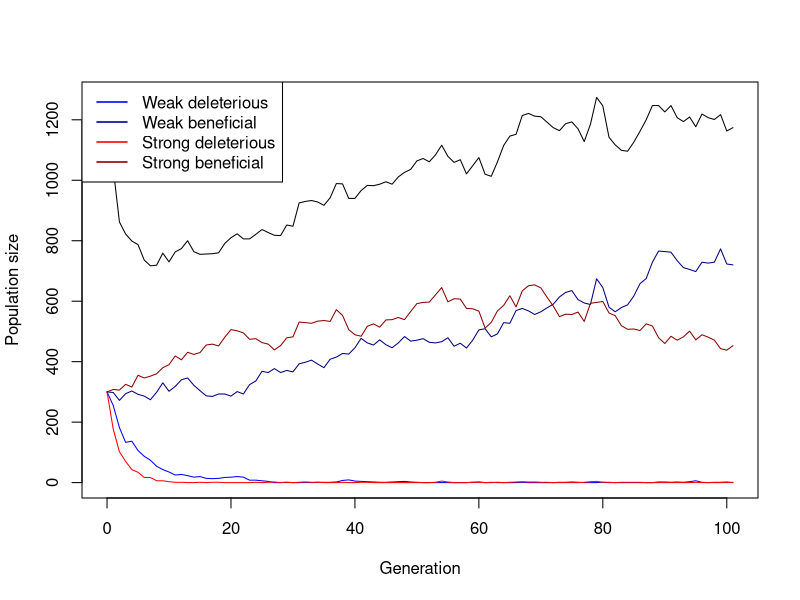
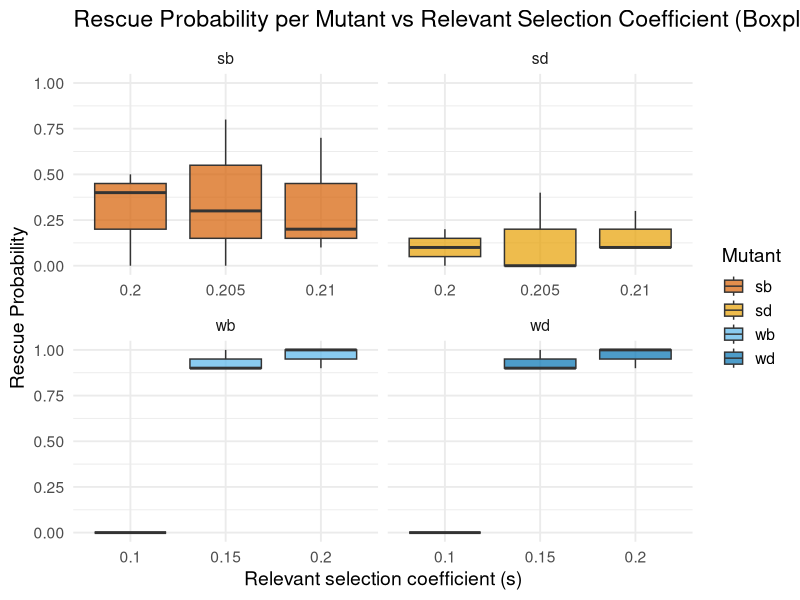
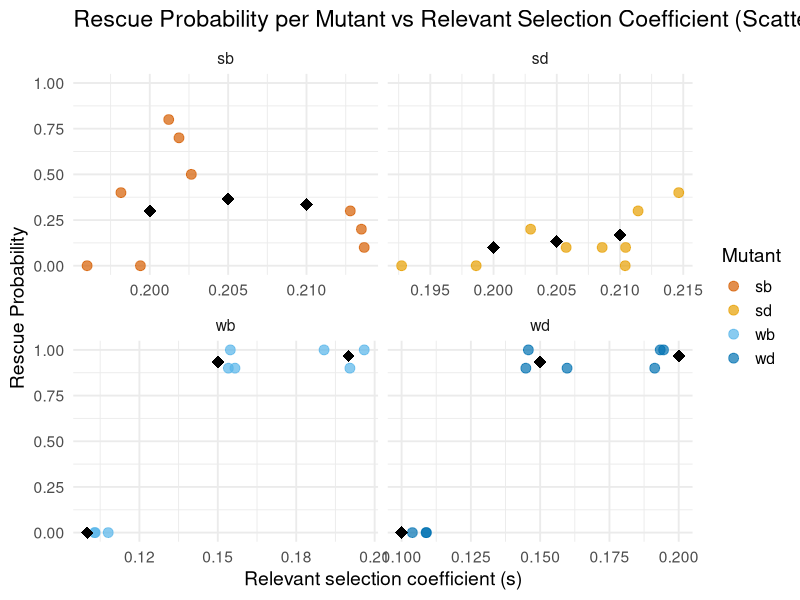
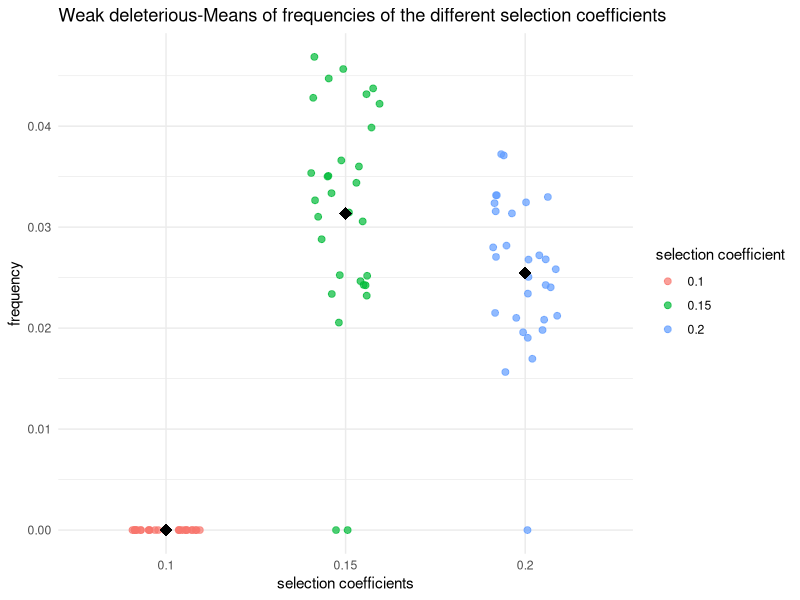
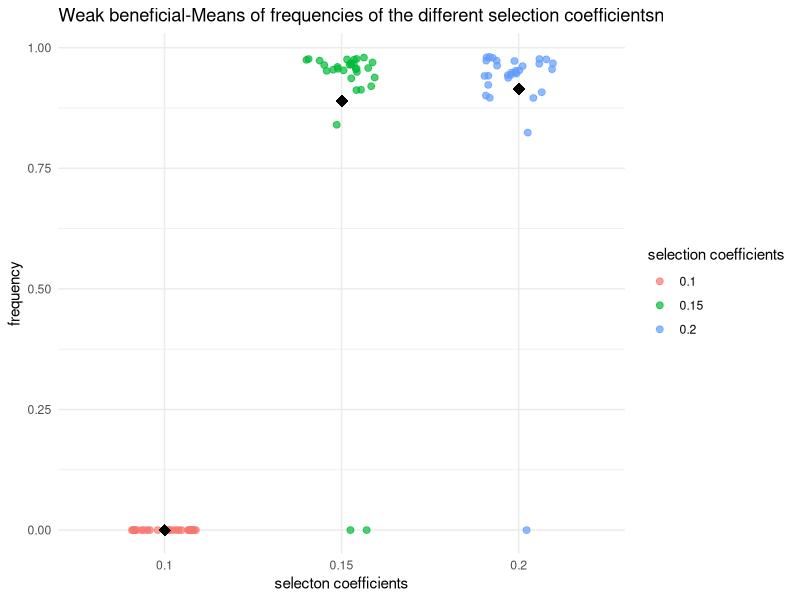
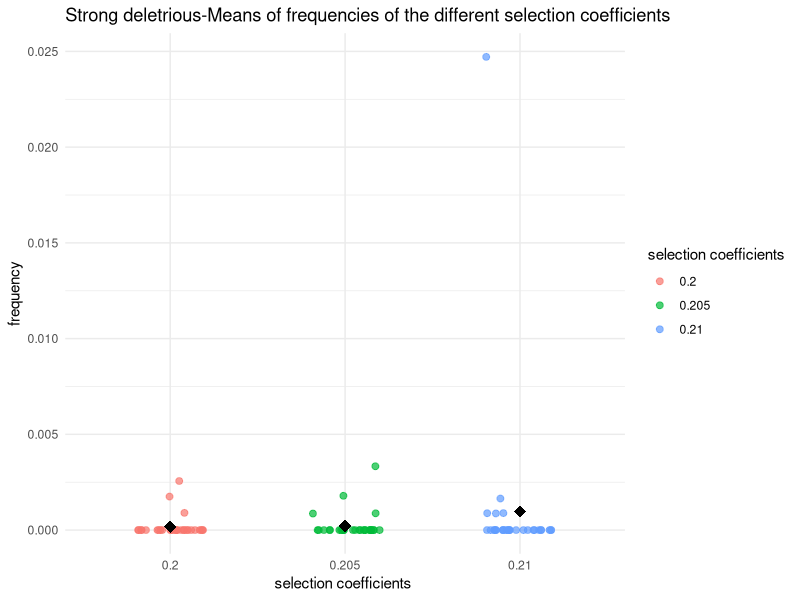
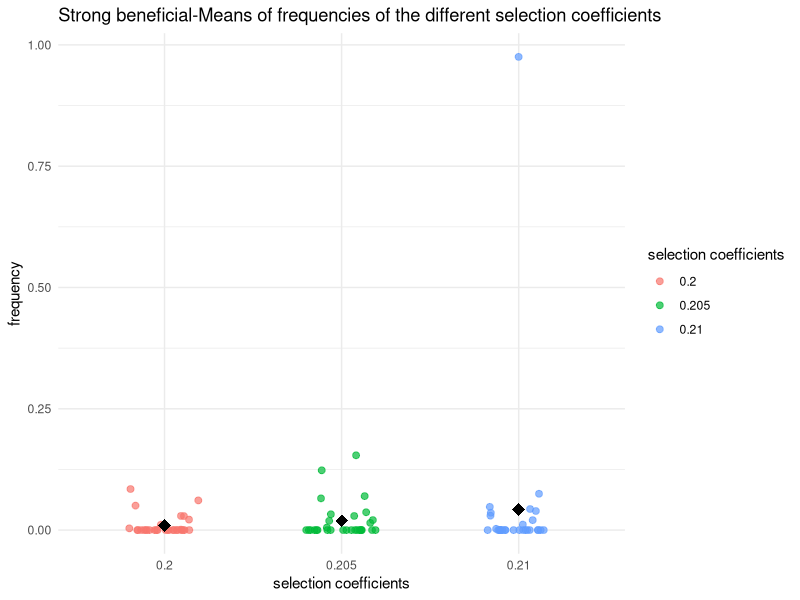

Write R code to recreate these figures, in order.
## ---- chunk 1
# Function for simulating one Generation in the Population
# adding the population sizes, decay rates, seleection coefficients and mutation rates
simulate_one_gen <- function(N_wd, N_wb, N_sd, N_sb, decay_rate_wm, decay_rate_sm, s_wm, s_sm, m_rate_wm, m_rate_sm) {
  
  # draw Offspring according to Poisson Distribution
  # altered so all four different mutations are considered 
  # for deleterious mutations the s is calculated minus (negative effect) and for the beneficial muation the s is added (positive effect)
  
  offsp_wd <- rpois(1, N_wd * (1-decay_rate_wm-s_wm))
  offsp_wb <- rpois(1, N_wb * (1-decay_rate_wm+s_wm))
  offsp_sd <- rpois(1, N_sd * (1-decay_rate_sm-s_sm))
  offsp_sb <- rpois(1, N_sb * (1-decay_rate_sm+s_sm))
  
  # draw changing Mutants according to Poisson Distribution
  # alterations considering the for different mutations 
  
  mut_wd_to_wb <- rpois(1, offsp_wd * m_rate_wm)
  mut_sd_to_sb <- rpois(1, offsp_sd * m_rate_sm)
  mut_wb_to_wd <- rpois(1, offsp_wb * m_rate_wm)
  mut_sb_to_sd <- rpois(1, offsp_sb * m_rate_sm)
  
  # determine new Population Sizes of all four Mutants (2 versions of weak Mutations   and 2   versions of strong Mutations)
  # to account for back mutations as well (beneficial to deleterious), mutations rates for these cases are added (mut_b_to_d)
  
  N_wd_new <- max(offsp_wd - mut_wd_to_wb+ mut_wb_to_wd,0)
  N_wb_new <- max(offsp_wb - mut_wb_to_wd+ mut_wd_to_wb,0)
  N_sd_new <- max(offsp_sd - mut_sd_to_sb+ mut_sb_to_sd,0)
  N_sb_new <- max(offsp_sb - mut_sb_to_sd+ mut_sd_to_sb,0)
  
  # with the return function, the new values for population sizes are stored
  
 return(c(N_wd_new, N_wb_new, N_sd_new, N_sb_new))
}
  # with print we visualize the 4 numbers we get for the population sizes, we simulate the population by setting our parameters to certain values 


print(simulate_one_gen(N_wd=50, N_wb=0, N_sd=50, N_sb=0, decay_rate_wm=0, decay_rate_sm=0, s_wm=0, s_sm=0, m_rate_wm=0, m_rate_sm=0))
## ---- chunk 2
# Simulation runs until the 100th Generation

max_gen=100

#With this function we simulate over generations, we put initial population sizes of the four mutations, with the parameter max_gen we determine that our simulation maximally runs until the 100th geneeration

simulate_pop <- function(init_wd, init_wb,  init_sd, init_sb, decay_rate_wm, decay_rate_sm, s_wm, s_sm, m_rate_wm, m_rate_sm, max_gen) {
  
  # Create the Vector in which to save the Results
  
  pop_vector <- c(init_wd,init_wb, init_sd, init_sb)
  
  # initiate the variables
  
  pop_new <- c(init_wd, init_wb, init_sd, init_sb)
  
  # run the Simulation until Generation max_gen
  
  for (i in 1:(max_gen + 1)) {
    
    # redefine the current Population one Generation later
    
    pop_new <- simulate_one_gen(pop_new[1],pop_new[2],pop_new[3],pop_new[4], decay_rate_wm, decay_rate_sm, s_wm, s_sm, m_rate_wm, m_rate_sm)
    
    # add the new Population Sizes to the Output Vector
    
    pop_vector <- rbind(pop_vector,pop_new)
    
    # Condition to stop the Simulation before max_gen: either the Population exceeds 10 Times the Original Population Size, or it goes extinct
    
    if ((sum(pop_new) >= 10 * sum(c(init_wd, init_wb, init_sd, init_sb))) || sum(pop_new) == 0)
      break

}
  
  # Define the Row and Column Names of the Output Vector
  rownames(pop_vector) <- (0:max_gen)[1:length(pop_vector[,1])] 
  
  # the colom-names in our vectors are according to our mutations (wd, wb, sd, sb)
  
  colnames(pop_vector) <- c("wd","wb", "sd", "sb")
  
  # return the vector
  
  return(pop_vector)	
}


# Test the Function and plot the Result

max_gen <- 100

# Simulation Data with certain values determined

output <- simulate_pop(init_wd=300, init_wb=300,  init_sd=300, init_sb=300, decay_rate_wm=0.1, decay_rate_sm=0.2, s_wm=0.1, s_sm=0.2, m_rate_wm=0.0005, m_rate_sm=0.0005,max_gen)

# show the last few Lines of the Data Table

print(tail(output))

# plot the Output 
# determine x axis Range 

x_range <- 0:(length(output[,1])-1)

# this plots the total Population Size-black line visible in the plot

plot(x_range,output[,1]+output[,2]+output[ ,3]+output[ ,4],type='l',ylim=c(0,max(output[,1]+output[,2]+output[ ,3]+output[ ,4])),xlab =  "Generation",ylab = "Population size")

# add Number of wd Individuals
lines(x_range,output[,1], col="blue")

# add Number of wb Individuals
lines(x_range,output[,2], col="navyblue")

# add Number of sd Individuals
lines(x_range,output[,3], col="red")

# add Number of sb Individuals
lines(x_range,output[,4], col="darkred")

# add Legend in the top-left corner
legend("topleft",
       legend=c("Weak deleterious","Weak beneficial","Strong deleterious","Strong beneficial"),
       col=c("blue","navyblue","red","darkred"), lty=1, lwd=1.5)
## ---- chunk 3
# set some Parameters to fixed Values
init_wd <- 30
init_wb <- 25
init_sd <- 30
init_sb <- 25
m_rate_wm <- 0.01
m_rate_sm <- 0.05
decay_rate_wm <- 0.1
decay_rate_sm <- 0.2
s_wm <- 0.2
s_sm <- 0.4
max_gen <- 1000
# determine how often to run the Simulation for each set of Parameters
no_replicates <- 10


# set Parameters to vary
s_values_wm <- c(0.10,0.15,0.2)
s_values_sm <- c(0.2,0.205,0.210)
#m_values_wm <- c(0.001,0.01,0.05)
#m_values_sm <- c(0.05,0.1,0.15)


# initialize Data Table - where to collect the Results
data_table <- c()
data_table_wd<- c()
data_table_wb<- c()
data_table_sd<- c()
data_table_sb<- c()
# empty list to save rescue results
rescue_results <- data.frame(
  s_wm = numeric(),
  s_sm = numeric(),
  replicate = integer(),
  rescued = integer()
)
# define total runs and rescue count
total_runs<-0
rescue_count<-0
# run the Simulation across all chosen parameters
# loop over mutation rates
#for(mval_wm in m_values_wm){
 # for(mval_sm in m_values_sm){
    # loop over Selection strength
    for(sval_wm in s_values_wm){
      for(sval_sm in s_values_sm){
        # different Way of running many Simulations: make Replicates using "repeat" Function         with a counter i
        # reset Counter
        i<-1
        
        repeat {
          # increase Counter by one
          i<-i+1
          # defining total runs
          total_runs <- total_runs + 1
          # run the Simulation once
          one_run <- simulate_pop(init_wd, init_wb, init_sd, init_sb,
                                  decay_rate_wm, decay_rate_sm,
                                  sval_wm, sval_sm, m_rate_wm=0.01,m_rate_sm=0.01, max_gen)
          
          # determine total Population Sizes
          total_size <- one_run[,1]+one_run[,2]+one_run[,3]+one_run[,4]
          
          
          # determine final Population Size for each Mutant
          N_end_wd <- one_run[nrow(one_run), "wd"]
          N_end_wb <- one_run[nrow(one_run), "wb"]
          N_end_sd <- one_run[nrow(one_run), "sd"]
          N_end_sb <- one_run[nrow(one_run), "sb"]
          
          total_end <- N_end_wd + N_end_wb + N_end_sd + N_end_sb
          # introduce rescue count
          rescued_wd <- ifelse(one_run[nrow(one_run), "wd"] > 0, 1, 0)
          rescued_wb <- ifelse(one_run[nrow(one_run), "wb"] > 0, 1, 0)
          rescued_sd <- ifelse(one_run[nrow(one_run), "sd"] > 0, 1, 0)
          rescued_sb <- ifelse(one_run[nrow(one_run), "sb"] > 0, 1, 0)

         
          # save rescue outcome (rescue or extinction)
          rescue_results <- rbind(rescue_results,
            data.frame(
              s_wm = sval_wm,
              s_sm = sval_sm,
              replicate = i - 1,
              rescued_wd = rescued_wd,
              rescued_wb = rescued_wb,
              rescued_sd = rescued_sd,
              rescued_sb = rescued_sb
  )
)

          # determine Frequencies of each mutant in the final Population
          freq_wd <- ifelse(total_end > 0, N_end_wd / total_end, 0)
          freq_wb <- ifelse(total_end > 0, N_end_wb / total_end, 0)
          freq_sd <- ifelse(total_end > 0, N_end_sd / total_end, 0)
          freq_sb <- ifelse(total_end > 0, N_end_sb / total_end, 0)
          
          
          
          data_table_wd<- rbind(data_table_wd, c(sval_wm,freq_wd))
          data_table_wb<- rbind(data_table_wb, c(sval_wm, freq_wb))
          data_table_sd<- rbind(data_table_sd,c(sval_sm, freq_sd))
          data_table_sb<-rbind(data_table_sb, c (sval_sm,freq_sb))
          # enter the D into the Table
          data_table <- rbind(data_table,c(m_rate_wm = 0.01,m_rate_sm = 0.01,sval_wm,sval_sm,N_end_wd,        N_end_wb, N_end_sd, N_end_sb,freq_wd, freq_wb, freq_sd,freq_sb)) # note that we add the                varying parameters (mutation rate and selection strength for each version of weak            and strong mutation) to the table too
          # stop the repeated Computation after no_replicates times
          
          
          if(i>no_replicates) break
          
        }
      }
    }
  #}
#}
# Make sure your data is a proper data frame
data_table_wd <- as.data.frame(data_table_wd)

# If the column names are missing or wrong, set them
colnames(data_table_wd) <- c("V1", "V2")

# Add an index column for plotting along x-axis
data_table_wd$Index <- 1:nrow(data_table_wd)

# calculate rescue probability per parametercombination
library(dplyr)
library(ggplot2)
library(tidyr)



rescue_summary <- rescue_results %>%
  group_by(s_wm, s_sm) %>%
  summarise(
    rescue_prob_wd = mean(rescued_wd),
    rescue_prob_wb = mean(rescued_wb),
    rescue_prob_sd = mean(rescued_sd),
    rescue_prob_sb = mean(rescued_sb),
    .groups = "drop"
  )

print(rescue_summary)


# Daten vorbereiten
rescue_long <- rescue_summary %>%
  pivot_longer(
    cols = starts_with("rescue_prob_"),
    names_to = "mutant",
    values_to = "rescue_prob"
  ) %>%
  mutate(
    mutant = gsub("rescue_prob_", "", mutant),
    s_value = case_when(
      mutant %in% c("wd", "wb") ~ s_wm,
      mutant %in% c("sd", "sb") ~ s_sm
    )
  )

library(ggplot2)

ggplot(rescue_long, aes(x = factor(s_value), y = rescue_prob, fill = mutant)) +
  geom_boxplot(alpha = 0.7) +
  scale_y_continuous(limits = c(0, 1)) +
  scale_fill_manual(values = c(
    "wd" = "#0072B2", 
    "wb" = "#56B4E9", 
    "sd" = "#E69F00", 
    "sb" = "#D55E00"
  )) +
  facet_wrap(~ mutant, scales = "free_x") +
  labs(
    title = "Rescue Probability per Mutant vs Relevant Selection Coefficient (Boxplot)",
    x = "Relevant selection coefficient (s)",
    y = "Rescue Probability",
    fill = "Mutant"
  ) +
  theme_minimal(base_size = 14)

ggplot(rescue_long, aes(x = s_value, y = rescue_prob, color = mutant)) +
  geom_jitter(width = 0.01, height = 0, size = 3, alpha = 0.7) +
  stat_summary(fun = mean, geom = "point", shape = 18, size = 4, color = "black") +
  scale_y_continuous(limits = c(0, 1)) +
  scale_color_manual(values = c(
    "wd" = "#0072B2", 
    "wb" = "#56B4E9", 
    "sd" = "#E69F00", 
    "sb" = "#D55E00"
  )) +
  facet_wrap(~ mutant, scales = "free_x") +
  labs(
    title = "Rescue Probability per Mutant vs Relevant Selection Coefficient (Scatterplot)",
    x = "Relevant selection coefficient (s)",
    y = "Rescue Probability",
    color = "Mutant"
  ) +
  theme_minimal(base_size = 14)


0# optional: Mutantennamen schöner machen
rescue_long$mutant <- gsub("rescue_prob_", "", rescue_long$mutant)











# plotting wd with different s values
  # making sure that its a data frame
data_table_wd <- as.data.frame(data_table_wd)
colnames(data_table_wd) <- c("V1", "V2")


  # Scatterplot of wd with jitter and mean 
library(ggplot2)
ggplot(data_table_wd, aes(x = factor(V1), y = V2, color = factor(V1))) +
  geom_jitter(width = 0.2, height = 0, size = 2, alpha = 0.7) +
  stat_summary(fun = mean, geom = "point", shape = 18, size = 4, color = "black") +
  labs(
    x = "selection coefficients",
    y = "frequency",
    color = "selection coefficient",
    title = "Weak deleterious-Means of frequencies of the different selection coefficients"
  ) +
  theme_minimal()

# plotting wb with different s values
  # making sure that its a data frame
data_table_wb <- as.data.frame(data_table_wb)
colnames(data_table_sb) <- c("V1", "V2")

# Scatterplot of wb with jitter and mean
ggplot(data_table_wb, aes(x = factor(V1), y = V2, color = factor(V1))) +
  geom_jitter(width = 0.2, height = 0, size = 2, alpha = 0.7) +
  stat_summary(fun = mean, geom = "point", shape = 18, size = 4, color = "black") +
  labs(
    x = "selecton coefficients",
    y = "frequency",
    color = "selection coefficients",
    title = "Weak beneficial-Means of frequencies of the different selection coefficientsn"
  ) +
  theme_minimal()

# plotting sd with different s values
  # making sure that its a data frame
data_table_sd <- as.data.frame(data_table_sd)

colnames(data_table_sd) <- c("V1", "V2")

  # Scatterplot of sd with jitter and mean
ggplot(data_table_sd, aes(x = factor(V1), y = V2, color = factor(V1))) +
  geom_jitter(width = 0.2, height = 0, size = 2, alpha = 0.7) +
  stat_summary(fun = mean, geom = "point", shape = 18, size = 4, color = "black") +
  labs(
    x = "selection coefficients ",
    y = "frequency",
    color = "selection coefficients",
    title = "Strong deletrious-Means of frequencies of the different selection coefficients"
  ) +
  theme_minimal()

# plotting sb with different s values
  # making sure that its a data frame

data_table_sb <- as.data.frame(data_table_sb)
colnames(data_table_sb) <- c("V1", "V2")

  # Scatterplot of sb with jitter and mean 
ggplot(data_table_sb, aes(x = factor(V1), y = V2, color = factor(V1))) +
  geom_jitter(width = 0.2, height = 0, size = 2, alpha = 0.7) +
  stat_summary(fun = mean, geom = "point", shape = 18, size = 4, color = "black") +
  labs(
    x = "selection coefficients",
    y = "frequency",
    color = "selection coefficients",
    title = "Strong beneficial-Means of frequencies of the different selection coefficients"
  ) +
  theme_minimal()


# mean Frequencies of each mutant
mean_freq_wd <- mean(freq_wd)*100
mean_freq_wb <- mean(freq_wb)*100
mean_freq_sd <- mean(freq_sd)*100
mean_freq_sb <- mean(freq_sb)*100

print(paste("Mean frequency of wd =", mean_freq_wd) )
print(paste("Mean frequency of wb =", mean_freq_wb) )
print(paste("Mean frequency of sd =", mean_freq_sd) )
print(paste("Mean frequency of sb =", mean_freq_sb) )

# define Column Names of Data Table
colnames(data_table) <- c("m_rate_wm","m_rate_sm","s_wm","s_sm","N_end_wd", "N_end_wb", "N_end_sd", "N_end_sb","freq_wd", "freq_wb", "freq_sd","freq_sb")
# show the first and last Lines of the Output
print(head(data_table))
print(tail(data_table))
